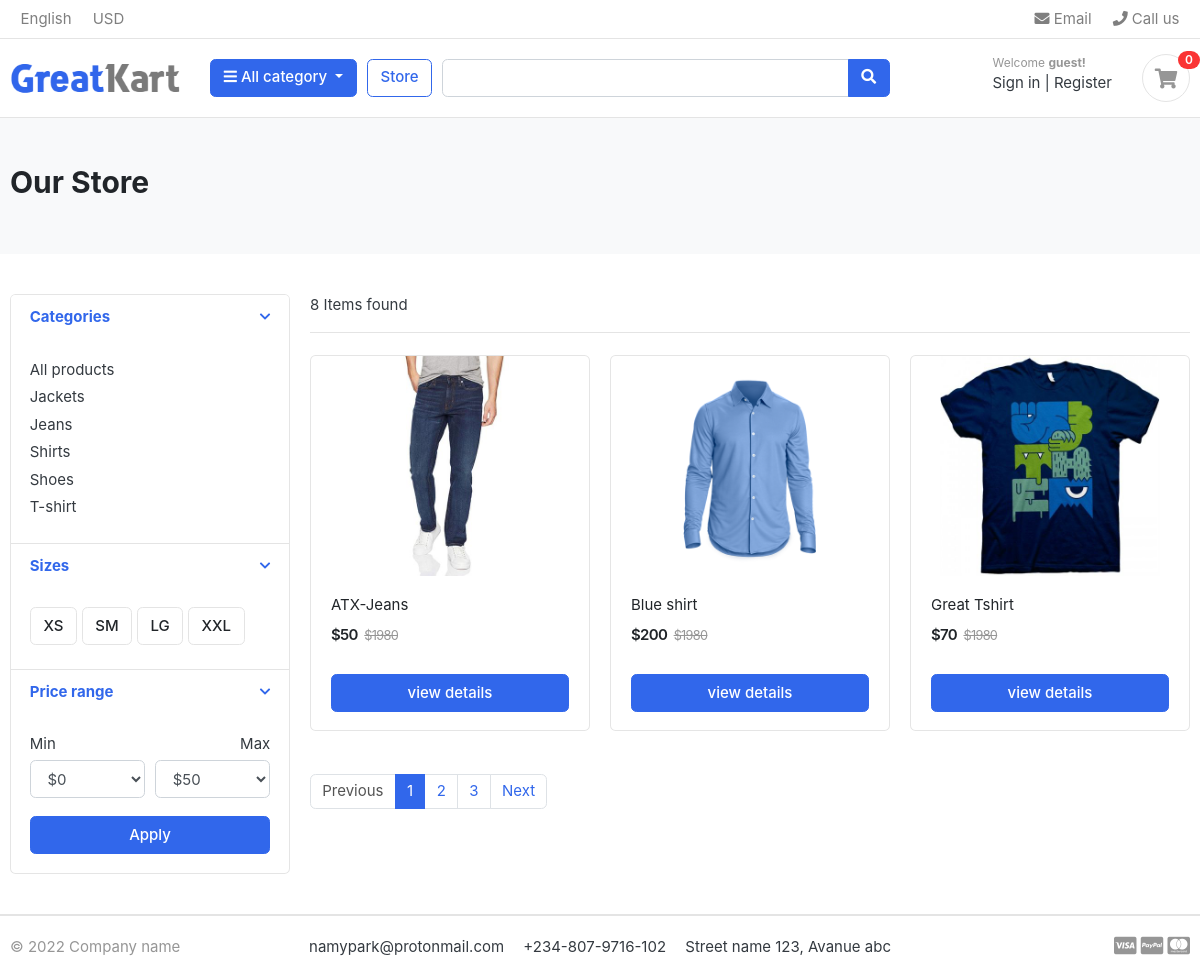
/store/, run on the app's committed database.
### category/models.py (models this page shows, shortened)
class Category(models.Model):
    name = models.CharField(max_length=50)
    slug = models.SlugField(null=True)
    description = models.TextField(max_length=200, blank=True)
    image = models.ImageField(blank=True, null=True)
    class Meta:
        verbose_name = "category"
        verbose_name_plural = "categories"
    def get_absolute_url(self):
        return reverse("products_by_category", kwargs={"category_slug": self.slug})

### store/models.py (models this page shows, shortened)
class Product(models.Model):
    product_name = models.CharField(max_length=200, unique=True)
    description = models.TextField(max_length=200, null=True)
    slug = models.SlugField(max_length=200, unique=True)
    price = models.IntegerField()
    images = models.ImageField(upload_to="photos/products")
    stock = models.IntegerField()
    is_available = models.BooleanField(default=True)
    category = models.ForeignKey(Category, on_delete=models.CASCADE, null=True)
    created_date = models.DateTimeField(auto_now_add=True)
    modified_date = models.DateTimeField(auto_now=True)
    def get_absolute_url(self):
        return reverse(
            "product_detail",
            kwargs={"product_slug": self.slug, "category_slug": self.category.slug},
        )

### store/views.py (the view)
# urls.py: path("store/", include("store.urls")),
def store(request, category_slug=None):
    categories = None
    products = None
    if category_slug != None:
        categories = get_object_or_404(Category, slug=category_slug)
        products = Product.objects.filter(
            category=categories, is_available=True
        ).order_by("id")
        custom_range, page_obj = pagination(request, products)
        product_count = products.count()
    else:
        products = Product.objects.all().filter(is_available=True).order_by("id")
        custom_range, page_obj = pagination(request, products)
        product_count = products.count()
    context = {
        "products": page_obj,
        "product_count": product_count,
        "categories": categories,
        "custom_range": custom_range,
    }
    return render(request, "store/store.html", context)

### carts/context_processors.py (called while the page is built)
def cart_quantity(request):
    quantity = 0
    if "admin" in request.path:
        return {}
    else:
        try:
            cart = Cart.objects.filter(cart_id=_cart_id(request))
            if request.user.is_authenticated:
                cart_items = CartItem.objects.all().filter(user=request.user)
            else:
                cart_items = CartItem.objects.all().filter(cart=cart[:1])
            for item in cart_items:
                quantity += item.quantity
        except Cart.DoesNotExist:
            quantity = 0
    return {"quantity": quantity}

### carts/views.py (called while the page is built)
def _cart_id(request):
    cart = request.session.session_key
    if not cart:
        cart = request.session.create()
    return cart

### category/context_processors.py (called while the page is built)
def menu_links(request):
    links = Category.objects.all()
    return dict(links=links)

### store/utils.py (called while the page is built)
def pagination(request, products):
    page = request.GET.get("page")
    if page == None:
        page = 1
    paginator = Paginator(products, 3)
    try:
        page_obj = paginator.get_page(page)
    except EmptyPage:
        page = paginator.num_pages
        page_obj = paginator.get_page(page)
    except PageNotAnInteger:
        page = 1
        page_obj = paginator.get_page(page)
    except InvalidPage:
        page = 1
        page_obj = paginator.get_page(page)
    leftIndex = int(page) - 4
    if leftIndex < 1:
        leftIndex = 1
    rightIndex = int(page) + 5
    if rightIndex > paginator.num_pages:
        rightIndex = paginator.num_pages + 1
    custom_range = range(leftIndex, rightIndex)
    return custom_range, page_obj

### store/templates/store/store.html (shortened to what this page needs)
{% extends 'ecommerce/base.html' %} {% block content %}
<section class="section-pagetop bg">
  <div class="container">
  {% if 'search' in request.path %}
  <h2 class="title-page">Search result({{product_count}})</h2>
  {% else %}
    <h2 class="title-page">Our Store</h2>
  {% endif %}
</div>
</section>
<section class="section-content padding-y">
  <div class="container">
    <div class="row">
      <aside class="col-md-3">
        <div class="card">
          <article class="filter-group">
            <header class="card-header">
              <a
                href="#"
                data-toggle="collapse"
                data-target="#collapse_1"
                aria-expanded="true"
                class=""
              >
                <i class="icon-control fa fa-chevron-down"></i>
                <h6 class="title">Categories</h6>
              </a>
            </header>
            <div class="filter-content collapse show" id="collapse_1" style="">
              <div class="card-body">
                <ul class="list-menu">
                  <li>
                    <a href="{% url 'store' %}"> All products </a>
                  </li>
                  {% for category in links %}
                  <li>
                    <a href="{{ category.get_absolute_url }}">
                      {{ category.name }}
                    </a>
                  </li>
                  {% endfor %}
                </ul>
              </div>
            </div>
          </article>
          <article class="filter-group">
            <header class="card-header">
              <a
                href="#"
                data-toggle="collapse"
                data-target="#collapse_4"
                aria-expanded="true"
                class=""
              >
                <i class="icon-control fa fa-chevron-down"></i>
                <h6 class="title">Sizes</h6>
              </a>
            </header>
            <div class="filter-content collapse show" id="collapse_4" style="">
              <div class="card-body">
                <label class="checkbox-btn">
                  <span class="btn btn-light"> XS </span>
                </label>
                <label class="checkbox-btn">
                  <span class="btn btn-light"> SM </span>
                </label>
                <label class="checkbox-btn">
                  <span class="btn btn-light"> LG </span>
                </label>
                <label class="checkbox-btn">
                  <span class="btn btn-light"> XXL </span>
                </label>
              </div>
            </div>
          </article>
          <article class="filter-group">
            <header class="card-header">
              <a
                href="#"
                data-toggle="collapse"
                data-target="#collapse_3"
                aria-expanded="true"
                class=""
              >
                <i class="icon-control fa fa-chevron-down"></i>
                <h6 class="title">Price range</h6>
              </a>
            </header>
            <div class="filter-content collapse show" id="collapse_3" style="">
              <div class="card-body">
                <div class="form-row">
                  <div class="form-group col-md-6">
                    <label>Min</label>
                    <select class="mr-2 form-control">
                      <option value="0">$0</option>
                    </select>
                  </div>
                  <div class="form-group text-right col-md-6">
                    <label>Max</label>
                    <select class="mr-2 form-control">
                      <option value="50">$50</option>
                    </select>
                  </div>
                </div>
                <button class="btn btn-block btn-primary">Apply</button>
              </div>
            </div>
          </article>
        </div>
      </aside>
      <main class="col-md-9">
        <header class="border-bottom mb-4 pb-3">
          <div class="form-inline">
            <span class="mr-md-auto"> {{ product_count}} Item{{ product_count|pluralize:'s' }} found </span>
          </div>
        </header>
        <div class="row">
          {% if products %}
          {% for product in products %}
          <div class="col-md-4">
            <figure class="card card-product-grid">
              <div class="img-wrap">
                <a href="{{ product.get_absolute_url }}"
                  ><img src="{{ product.images.url }}"
                /></a>
              </div>
              <figcaption class="info-wrap">
                <div class="fix-height">
                  <a href="{{ product.get_absolute_url }}" class="title"
                    >{{product.product_name}}</a
                  >
                  <div class="price-wrap mt-2">
                    <span class="price">${{product.price}}</span>
                    <del class="price-old">$1980</del>
                  </div>
                </div>
                <a
                  href="{{product.get_absolute_url}}"
                  class="btn btn-block btn-primary"
                  >view details
                </a>
              </figcaption>
            </figure>
          </div>
          {% endfor %}
          {% else %}
          <div>
            <h2>NO RESULTS FOUND</h2>
          </div>
          {% endif %}
        </div>
        <nav class="mt-4" aria-label="Page navigation sample">
          {% if 'search' in request.path %}
            {% if products.has_other_pages %}
            <ul class="pagination">
              {% if products.has_previous %}
              <li class="page-item">
                <a
                  class="page-link"
                  href="?search={{search_query}}&page={{ products.previous_page_number }}"
                  >Previous</a
                >
              </li>
              {% else %}
              <li class="page-item disabled">
                <a class="page-link" href="">Previous</a>
              </li>
              {% endif %}
              {% for i in custom_range %}
              {% if i == products.number %}
              <li class="page-item active">
                <a class="page-link" href="?search={{search_query}}&page={{i}}">{{i}}</a>
              </li>
              {% else %}
              <li class="page-item">
                <a class="page-link" href="?search={{search_query}}&page={{i}}">{{i}}</a>
              </li>
              {% endif %} {% endfor %}
              {% if products.has_next %}
              <li class="page-item">
                <a class="page-link" href="?search={{search_query}}&page={{ products.next_page_number }}" data-page={{products.next_page_number}}>Next</a>
              </li>
              {% else %}
              <li class="page-item disabled">
                <a class="page-link" href="">Next</a>
              </li>
              {% endif %}
            </ul>
            {% endif %}
            {% else %}
              {% if products.has_other_pages %}
              <ul class="pagination">
                {% if products.has_previous %}
                <li class="page-item">
                  <a
                    class="page-link"
                    href="?page={{ products.previous_page_number }}"
                    >Previous</a
                  >
                </li>
                {% else %}
                <li class="page-item disabled">
                  <a class="page-link" href="">Previous</a>
                </li>
                {% endif %}
                {% for i in custom_range %}
                {% if i == products.number %}
                <li class="page-item active">
                  <a class="page-link" href="?page={{i}}">{{i}}</a>
                </li>
                {% else %}
                <li class="page-item">
                  <a class="page-link" href="?page={{i}}">{{i}}</a>
                </li>
                {% endif %} {% endfor %}
                {% if products.has_next %}
                <li class="page-item">
                  <a class="page-link" href="?page={{ products.next_page_number }}" data-page={{products.next_page_number}}>Next</a>
                </li>
                {% else %}
                <li class="page-item disabled">
                  <a class="page-link" href="">Next</a>
                </li>
                {% endif %}
              </ul>
              {% endif %}
            {% endif %}
        </nav>
      </main>
    </div>
  </div>
</section>
{% endblock %}

### ecommerce/static/css/ui.css (style rules this page uses)
html { font-family: "Inter", sans-serif; font-size: 15px; }
.img-wrap { text-align: center; display: block; }
.img-wrap img { max-width: 100%; }
.price-wrap { letter-spacing: -0.7px; }
.padding-y { padding-top: 40px; padding-bottom: 40px; }
figure { margin-bottom: 0; }
article:after, .form-group:after { display: block; clear: both; content: ""; }
.bg { background-color: #f8f9fa; }
.title-page { color: #212529; }
.btn-light { background-color: #fff; border-color: #e4e4e4; }
[class*=list-] li:after { visibility: hidden; display: block; content: ""; overflow: hidden; height: 0; clear: both; }
.list-menu { list-style: none; margin: 0; padding-left: 0; }
.list-menu li { margin-bottom: 5px; }
.list-menu a { color: #343a40; }
[class*=card-product] a.title { color: #212529; display: block; }
[class*=card-product] .img-wrap { overflow: hidden; position: relative; }
[class*=card-product] .img-wrap img { height: 100%; max-width: 100%; width: auto; display: inline-block; -o-object-fit: cover; object-fit: cover; }
.card-product-grid { margin-bottom: 20px; }
.card-product-grid .img-wrap { border-radius: 0.2rem 0.2rem 0 0; height: 220px; }
.card-product-grid .info-wrap { overflow: hidden; padding: 18px 20px; }
.card-product-grid .fix-height { height: 80px; overflow: hidden; }
.card .img-wrap { overflow: hidden; }
.price { font-weight: 600; color: #212529; }
.price-old { color: #969696; margin-left: 3px; font-size: 85%; }
.icon-control { margin-top: 5px; float: right; font-size: 80%; }
.card-header .title { margin-bottom: 0; line-height: 1.5; }
.filter-group { border-bottom: 1px solid #e4e4e4; }
.filter-group .card-header { border-bottom: 0; }
.filter-group:last-child { border-bottom: 0; }
.checkbox-btn { position: relative; }
.section-pagetop { padding: 45px 0; }

### data on the page
Category: name "Jackets"
Category: name "Jeans"
Category: name "Shirts"
Category: name "Shoes"
Category: name "T-shirt"
Product: images (picture), product_name "ATX-Jeans", price "50"
Product: images (picture), product_name "Blue shirt", price "200"
Product: images (picture), product_name "Great Tshirt", price "70"

### other printed values
{{ product_count }} "8"
{{ i }} "1"
{{ i }} "2" "3"
